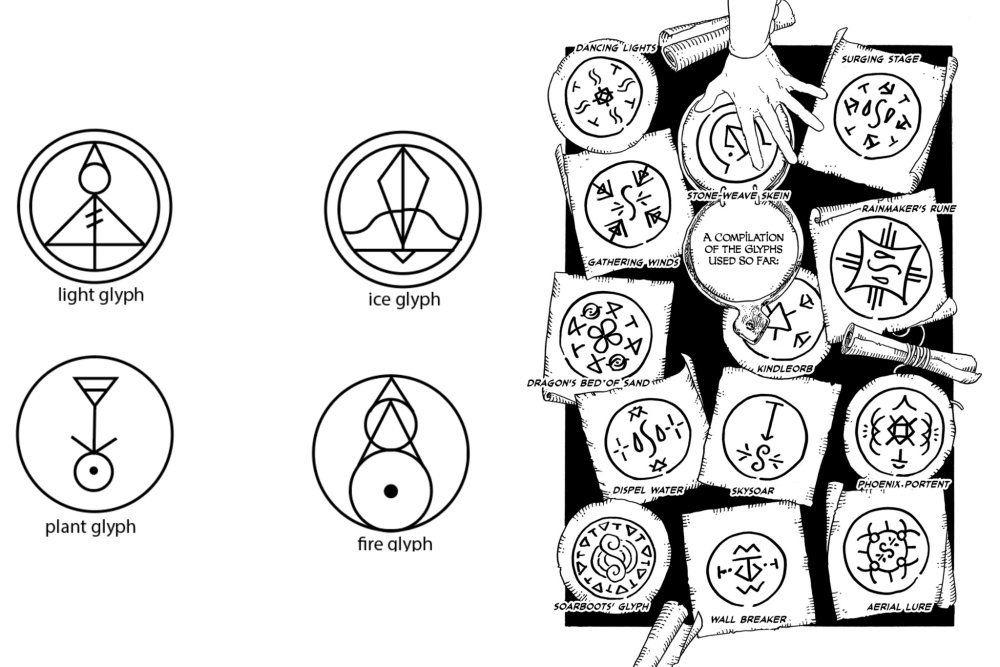
#> input picture source_sheets/elementos.webp, 2000 x 1333 px (shown at 1/2 size)
$ python decompose_sheet.py source_sheets/elementos.webp
#> lines starting #> are read from the running program, lines starting #| are printed output that depends on the picture; after the words box and inside, x2 and y2 are one past the last pixel; in counts of white or black regions, pixels touching at a corner belong together
"""
Descompone una HOJA-CATALOGO (varios sellos en una imagen) en recortes individuales
listos para clasificar/expandir. Sin OpenCV: usa scipy.ndimage.

Detecta cada sello aprovechando que el ANILLO es un circulo cerrado: cierra huecos,
rellena el disco y separa cada sello como un componente conexo.

Uso:
    # Modo automatico (detecta circulos):
    python decompose_sheet.py hoja1.png
    python decompose_sheet.py hoja1.png --out data/refs/_unsorted --montage

    # Modo rejilla (hojas ordenadas en grilla R x C, mas fiable si el auto falla):
    python decompose_sheet.py hoja1.png --grid 4x9

    # Extraer SIGNOS sueltos DENTRO de un unico sello (experimental):
    python decompose_sheet.py un_sello.png --level sign

Salida: recortes seal_000.png... en data/refs/_unsorted/<nombre_hoja>/.
Luego RENOMBRA/mueve cada recorte a su carpeta de clase, p.ej. data/refs/nubes/.
"""
import argparse
from pathlib import Path

import numpy as np
from PIL import Image
from scipy import ndimage

ROOT = Path(__file__).parent


# --------------------------------------------------------------------------- #
def otsu_threshold(arr):
    """Umbral de Otsu (numpy)."""
    hist, _ = np.histogram(arr, bins=256, range=(0, 256))
#> hist = 256 values, max 1903531 at index 255, min 0 at index 4, mean 10414.1
    total = arr.size
#> total = 2666000
    sum_all = np.dot(np.arange(256), hist)
#> sum_all = 589494936
    sumB = wB = 0.0
    best_t, best_var = 127, -1.0
    for t in range(256):
        wB += hist[t]
        if wB == 0:
            continue
        wF = total - wB
        if wF == 0:
            break
        sumB += t * hist[t]
        mB = sumB / wB
        mF = (sum_all - sumB) / wF
        var_between = wB * wF * (mB - mF) ** 2
        if var_between > best_var:
            best_var, best_t = var_between, t
#> this loop made 256 passes
#> (wB, wF, sumB, mB, mF, best_var) on passes 1, 2, 3, 4, 6, 7, 8, 9, 10, 11, 13, 14: (144611, 2521389, 0, 0, 233.8, 1.99e+16), (179970, 2486030, 35359, 0.196, 237.1, 2.51e+16), (192204, 2473796, 59827, 0.311, 238.3, 2.69e+16), (201356, 2464644, 87283, 0.433, 239.1, 2.83e+16), (208443, 2457557, 122718, 0.589, 239.8, 2.93e+16), (213687, 2452313, 154182, 0.722, 240.3, 3.01e+16), (217764, 2448236, 182721, 0.839, 240.7, 3.07e+16), (221102, 2444898, 209425, 0.947, 241, 3.12e+16), (224252, 2441748, 237775, 1.06, 241.3, 3.16e+16), (227056, 2438944, 265815, 1.17, 241.6, 3.2e+16), (229598, 2436402, 296319, 1.29, 241.8, 3.24e+16), (231938, 2434062, 326739, 1.41, 242.1, 3.27e+16)
#> (wB, wF, sumB, mB, mF, var_between) on passes 5, 12, 19, 26, 33, 40: (201356, 2464644, 87283, 0.433, 239.1, 2.83e+16), (227056, 2438944, 265815, 1.17, 241.6, 3.2e+16), (240506, 2425494, 459255, 1.91, 242.9, 3.39e+16), (251740, 2414260, 700094, 2.78, 243.9, 3.53e+16), (261581, 2404419, 979901, 3.75, 244.8, 3.65e+16), (270514, 2395486, 1296351, 4.79, 245.5, 3.76e+16)
    return best_t


def to_gray_array(path):
    img = Image.open(path).convert("L")
    return np.asarray(img), img


def ink_mask(arr, thr=None):
    if thr is None:
        thr = otsu_threshold(arr)
    return arr <= thr  # tinta = pixeles oscuros (<= incluye el cluster oscuro de Otsu)
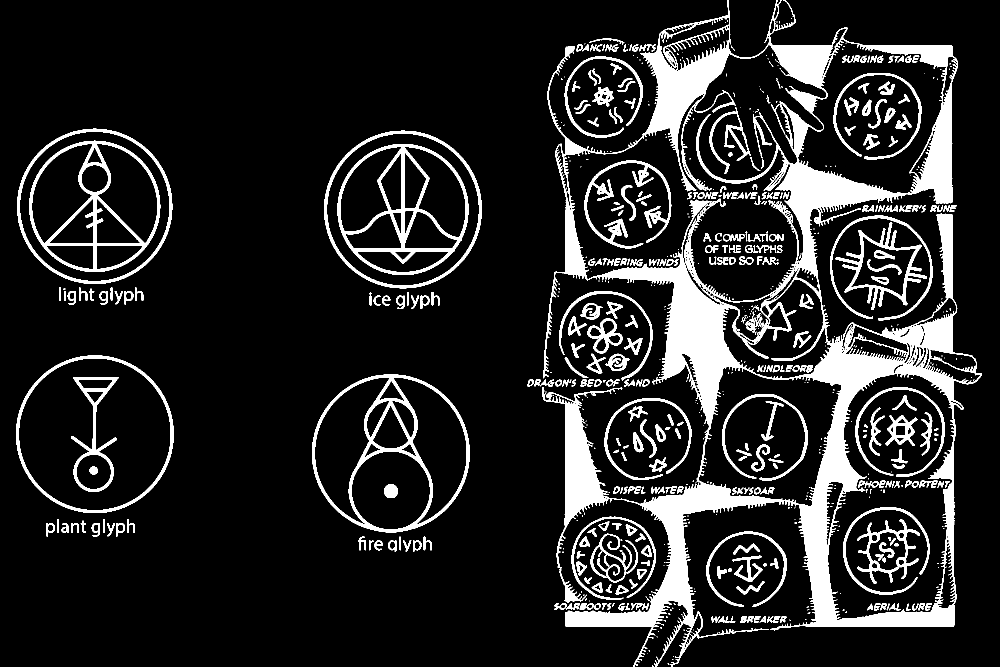
#> returned value: shape (1333, 2000) bool (shown at 1/2 size); 13.5% white; 703 white regions (327 under 20 px), largest, box (x1, y1, x2, y2) and area: (1084, 0, 1964, 1333) 208339, (624, 748, 939, 1065) 12400, (675, 288, 937, 550) 11655


def reading_order(boxes):
    """Ordena bboxes (y0,x0,y1,x1) en orden de lectura: filas arriba->abajo, izq->der."""
    if not boxes:
        return []
    heights = [b[2] - b[0] for b in boxes]
    row_tol = 0.6 * np.median(heights)
    order = sorted(range(len(boxes)), key=lambda i: boxes[i][0])
    rows, cur, cur_y = [], [], None
    for i in order:
        y0 = boxes[i][0]
        if cur_y is None or y0 - cur_y <= row_tol:
            cur.append(i)
            cur_y = y0 if cur_y is None else cur_y
        else:
            rows.append(cur)
            cur, cur_y = [i], y0
    if cur:
        rows.append(cur)
    out = []
    for r in rows:
        out.extend(sorted(r, key=lambda i: boxes[i][1]))
    return out


def crop_square(img, box, pad_frac):
    y0, x0, y1, x1 = box
    h, w = y1 - y0, x1 - x0
    pad = int(pad_frac * max(h, w))
    side = max(h, w) + 2 * pad
    cy, cx = (y0 + y1) // 2, (x0 + x1) // 2
    canvas = Image.new("L", (side, side), 255)
    src = img.crop((cx - side // 2, cy - side // 2, cx - side // 2 + side, cy - side // 2 + side))
    canvas.paste(src, (0, 0))
    return canvas.convert("RGB")


# [9 lines left out: function save_montage, not called in this run]


# --------------------------------------------------------------------------- #
def detect_seals(arr, img, args):
    """Modo auto: rellena discos cerrados y separa cada sello."""
    mask = ink_mask(arr, args.thr)
    mind = min(arr.shape)
    d = args.dilate if args.dilate > 0 else max(2, mind // 250)
    closed = ndimage.binary_dilation(mask, iterations=d)
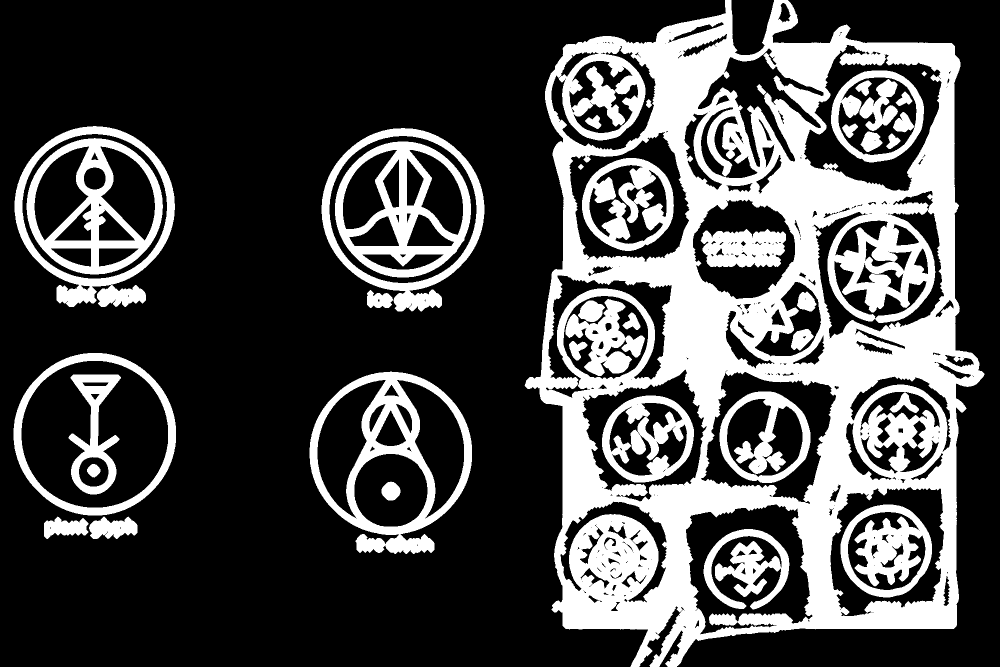
#> closed: shape (1333, 2000) bool (shown at 1/2 size); 28.7% white; 39 white regions, largest, box (x1, y1, x2, y2) and area: (1049, 0, 1969, 1333) 490297, (619, 743, 944, 1108) 33338, (670, 283, 942, 555) 27231
    filled = ndimage.binary_fill_holes(closed)
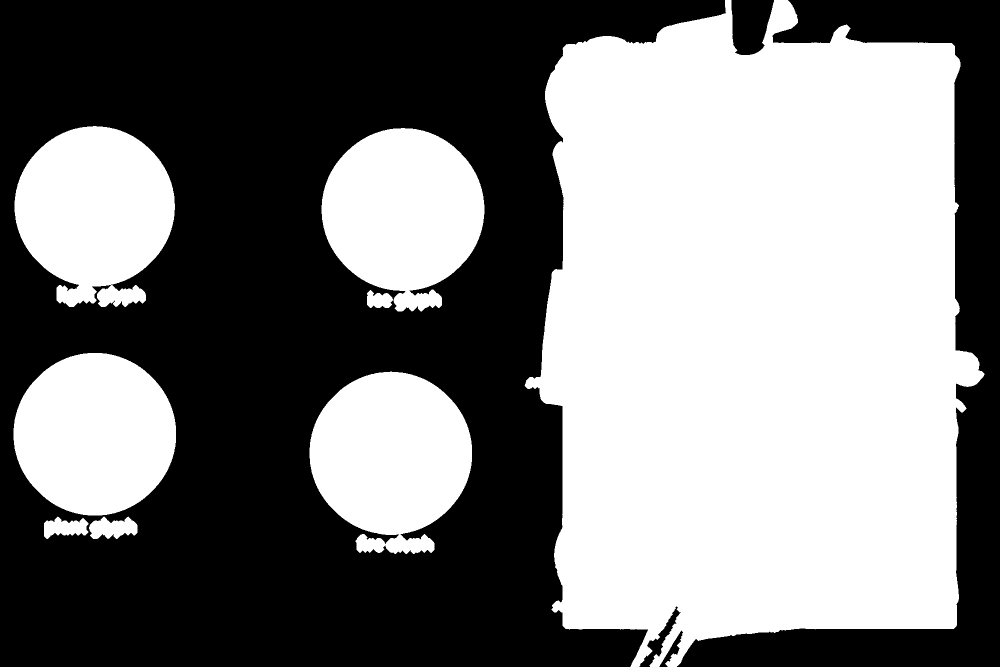
#> filled: shape (1333, 2000) bool (shown at 1/2 size); 49.1% white; 8 white regions, largest, box (x1, y1, x2, y2) and area: (1049, 0, 1969, 1333) 960881, (619, 743, 944, 1108) 87053, (29, 252, 350, 614) 85783
    lbl, n = ndimage.label(filled)
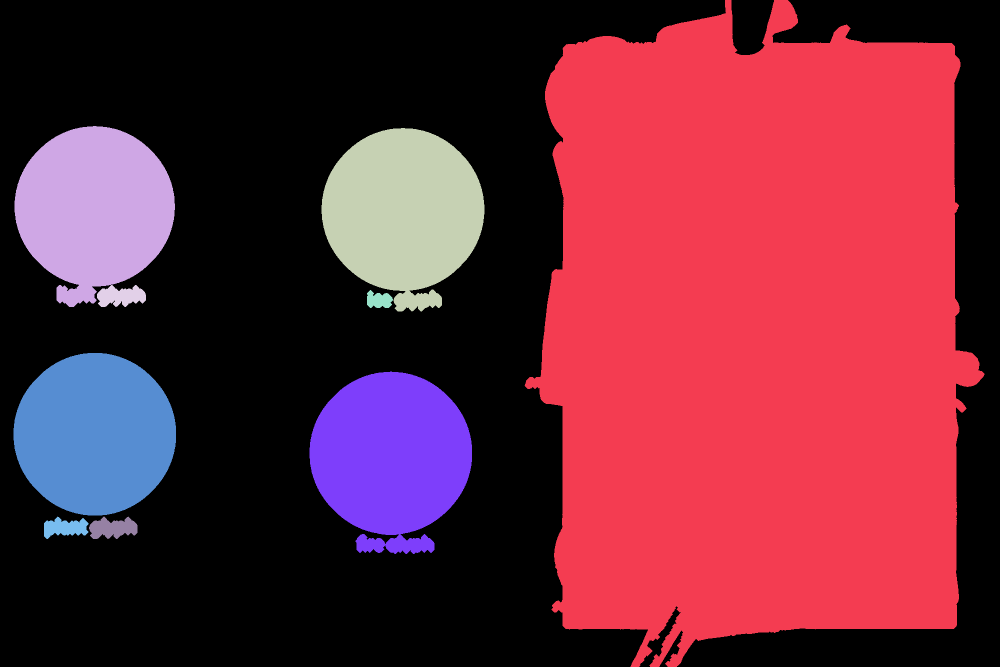
#> lbl: shape (1333, 2000) int32 (shown at 1/2 size); 10 distinct labels, from 0 to 9; one colour per label, 0 black
    if n == 0:
        return []
    slices = ndimage.find_objects(lbl)
    counts = np.bincount(lbl.ravel())
    min_side = args.min_frac * mind
    max_side = args.max_frac * mind
    boxes = []
    for i, sl in enumerate(slices, start=1):
        if sl is None:
            continue
        y0, y1 = sl[0].start, sl[0].stop
        x0, x1 = sl[1].start, sl[1].stop
        h, w = y1 - y0, x1 - x0
        if not (min_side <= min(h, w) and max(h, w) <= max_side):
            continue
        if max(h, w) / max(min(h, w), 1) > args.aspect:   # casi cuadrado (circulo)
            continue
        fill = counts[i] / max(h * w, 1)                   # disco lleno ~ alto
        if fill < args.min_fill:
            continue
        boxes.append((y0, x0, y1, x1))
#> this loop made 9 passes
    order = reading_order(boxes)
#> the loop in reading_order, `for i in order:` made 4 passes
#> the loop in reading_order, `for r in rows:` made 2 passes
#> r on passes 1 to 2: [0, 1], [2, 3]
    return [crop_square(img, boxes[i], args.pad) for i in order]
#> in crop_square, `canvas = Image.new("L", (side, side), 255)`: canvas: PIL image 404x404 L; every value is 255
#> call 2 of crop_square, with box = (256, 643, 623, 969), pad_frac = 0.06
#> in crop_square (call 2), `canvas = Image.new("L", (side, side), 255)`: canvas: PIL image 411x411 L; every value is 255
#> in crop_square (call 2), `src = img.crop((cx - side // 2, cy - side // 2, cx - side // 2 + side,..`:
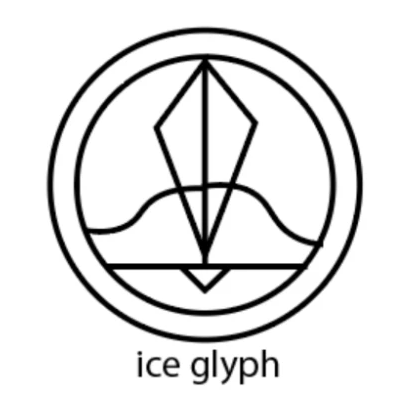
#> src: PIL image 411x411 L; min 0, max 255, mean 227.9
#> call 3 of crop_square, with box = (706, 27, 1031, 352), pad_frac = 0.06
#> in crop_square (call 3), `canvas = Image.new("L", (side, side), 255)`: canvas: PIL image 363x363 L; every value is 255
#> in crop_square (call 3), `src = img.crop((cx - side // 2, cy - side // 2, cx - side // 2 + side,..`:
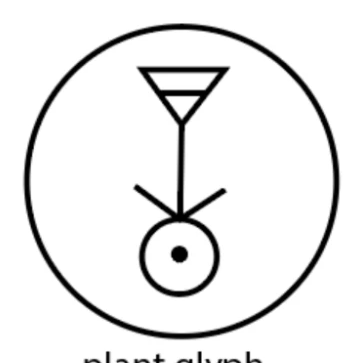
#> src: PIL image 363x363 L; min 0, max 255, mean 235.2
#> call 4 of crop_square, with box = (743, 619, 1108, 944), pad_frac = 0.06
#> in crop_square (call 4), `canvas = Image.new("L", (side, side), 255)`: canvas: PIL image 407x407 L; every value is 255
#> in crop_square (call 4), `src = img.crop((cx - side // 2, cy - side // 2, cx - side // 2 + side,..`:
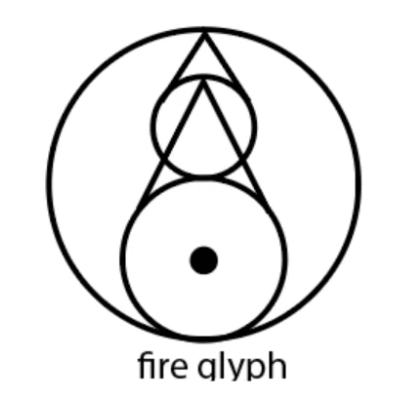
#> src: PIL image 407x407 L; min 0, max 255, mean 233.7


# [47 lines left out: functions split_grid, detect_signs, not called in this run]


# --------------------------------------------------------------------------- #
def main():
    ap = argparse.ArgumentParser(description="Descompone una hoja-catalogo en recortes.")
    ap.add_argument("image", help="Ruta de la hoja (o de un sello para --level sign).")
    ap.add_argument("--out", default=None, help="Carpeta destino (def: data/refs/_unsorted/<nombre>).")
    ap.add_argument("--level", choices=["seal", "sign"], default="seal")
    ap.add_argument("--grid", default=None, help="Modo rejilla 'RxC', p.ej. 4x9.")
    ap.add_argument("--thr", type=int, default=None, help="Umbral fijo 0-255 (def: Otsu).")
    ap.add_argument("--dilate", type=int, default=0, help="Iteraciones de dilatacion (def: auto).")
    ap.add_argument("--min-frac", type=float, default=0.06, help="Lado minimo del sello / lado de la hoja.")
    ap.add_argument("--max-frac", type=float, default=0.95)
    ap.add_argument("--aspect", type=float, default=1.8, help="Relacion de aspecto maxima (circulo ~1).")
    ap.add_argument("--min-fill", type=float, default=0.45, help="Relleno minimo del bbox (disco lleno).")
    ap.add_argument("--pad", type=float, default=0.06, help="Margen alrededor del recorte.")
    ap.add_argument("--montage", action="store_true", help="Guarda un mosaico de revision.")
    args = ap.parse_args()

    path = Path(args.image)
    if not path.exists():
        raise SystemExit(f"No existe la imagen: {path}")
    arr, img = to_gray_array(path)

    if args.level == "sign":
        crops = detect_signs(arr, img, args)
        prefix = "sign"
    elif args.grid:
        r, c = (int(x) for x in args.grid.lower().split("x"))
        crops = split_grid(arr, img, r, c, args)
        prefix = "seal"
    else:
        crops = detect_seals(arr, img, args)
        prefix = "seal"

    out = Path(args.out) if args.out else (ROOT / "data" / "refs" / "_unsorted" / path.stem)
    out.mkdir(parents=True, exist_ok=True)
    for i, c in enumerate(crops):
        c.save(out / f"{prefix}_{i:03d}.png")
#> this loop made 4 passes
    print(f"Detectados {len(crops)} recortes -> {out}")
#| Detectados 4 recortes -> data/refs/_unsorted/elementos
    if args.montage and crops:
        m = out / "_montage.png"
        save_montage(crops, m)
        print(f"Mosaico de revision: {m}")
    if crops:
        print("\nSiguiente paso: renombra/mueve cada recorte a su clase, p.ej.")
        print(f"  {out}/{prefix}_000.png  ->  data/refs/nubes/nubes.png")
        print("Luego:  python augment_offline.py --per-class 80 --clean")
    else:
        print("\nSin detecciones. Prueba --grid RxC, baja --min-fill o ajusta --thr/--min-frac.")


if __name__ == "__main__":
    main()

$ run again, on source_sheets/review/elementos__montage.png
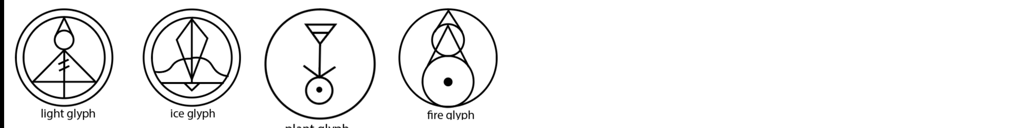
#> input picture source_sheets/review/elementos__montage.png, 1024 x 128 px
#> hist = 256 values, max 118373 at index 255, min 19 at index 62, mean 512
#> sum_all = 31716254
#> the loop in otsu_threshold, `for t in range(256):` made 256 passes
#> (wB, wF, sumB, mB, mF, best_var) on passes 1 to 8: (1494, 129578, 0, 0, 244.8, 1.16e+13), (1628, 129444, 134, 0.0823, 245, 1.26e+13), (1725, 129347, 328, 0.19, 245.2, 1.34e+13), (1793, 129279, 532, 0.297, 245.3, 1.39e+13), (1879, 129193, 876, 0.466, 245.5, 1.46e+13), (2078, 128994, 1871, 0.9, 245.9, 1.61e+13), (2152, 128920, 2315, 1.08, 246, 1.66e+13), (2210, 128862, 2721, 1.23, 246.1, 1.71e+13)
#> closed: shape (128, 1024) bool; 14.3% white; 12 white regions, largest, box (x1, y1, x2, y2) and area: (396, 6, 500, 122) 3850, (149, 15, 235, 101) 3087, (21, 14, 108, 101) 2881
#> filled: shape (128, 1024) bool; 28.7% white; 7 white regions, largest, box (x1, y1, x2, y2) and area: (262, 6, 378, 122) 10389, (13, 6, 115, 122) 8810, (396, 6, 500, 122) 8810
#> in detect_seals, `lbl, n = ndimage.label(filled)`:
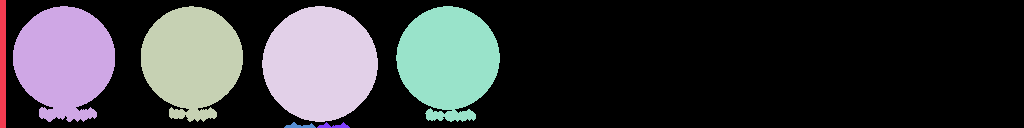
#> lbl: shape (128, 1024) int32; 8 distinct labels, from 0 to 7; one colour per label, 0 black
#> the loop in detect_seals, `for i, sl in enumerate(slices, start=1):` made 7 passes
#> the loop in reading_order, `for i in order:` made 4 passes
#> the loop in reading_order, `for r in rows:` made 1 pass
#> r on pass 1: [0, 1, 2, 3]
#> canvas: PIL image 128x128 L; every value is 255
#> in crop_square (call 4), `src = img.crop((cx - side // 2, cy - side // 2, cx - side // 2 + side,..`:
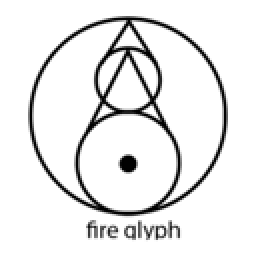
#> src: PIL image 128x128 L (shown 2 times larger); min 0, max 255, mean 233.5
#> the loop in main, `for i, c in enumerate(crops):` made 4 passes
#| Detectados 4 recortes -> data/refs/_unsorted/elementos__montage
